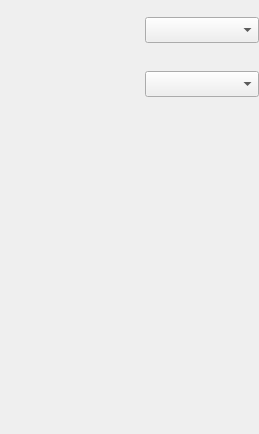
        <widget class="QWidget" name="verifyPage">
         <layout class="QVBoxLayout" name="verticalLayout_10">
          <property name="leftMargin">
           <number>0</number>
          </property>
          <property name="rightMargin">
           <number>0</number>
          </property>
          <item>
           <widget class="QWidget" name="seqWidget_12" native="true">
            <property name="minimumSize">
             <size>
              <width>0</width>
              <height>0</height>
             </size>
            </property>
            <property name="maximumSize">
             <size>
              <width>16777215</width>
              <height>16777215</height>
             </size>
            </property>
            <layout class="QVBoxLayout" name="verticalLayout_9">
             <property name="spacing">
              <number>0</number>
             </property>
             <property name="leftMargin">
              <number>0</number>
             </property>
             <property name="topMargin">
              <number>0</number>
             </property>
             <property name="rightMargin">
              <number>0</number>
             </property>
             <property name="bottomMargin">
              <number>0</number>
             </property>
             <item>
              <widget class="QWidget" name="verify_SelectWgt" native="true">
               <property name="minimumSize">
                <size>
                 <width>0</width>
                 <height>39</height>
                </size>
               </property>
               <property name="maximumSize">
                <size>
                 <width>16777215</width>
                 <height>39</height>
                </size>
               </property>
               <layout class="QHBoxLayout" name="horizontalLayout_21">
                <property name="spacing">
                 <number>15</number>
                </property>
                <property name="leftMargin">
                 <number>0</number>
                </property>
                <property name="topMargin">
                 <number>0</number>
                </property>
                <property name="rightMargin">
                 <number>0</number>
                </property>
                <property name="bottomMargin">
                 <number>0</number>
                </property>
                <item>
                 <widget class="AngKOperationTag" name="verifyPage_verifyTagWgt" native="true">
                  <property name="minimumSize">
                   <size>
                    <width>130</width>
                    <height>39</height>
                   </size>
                  </property>
                  <property name="maximumSize">
                   <size>
                    <width>130</width>
                    <height>39</height>
                   </size>
                  </property>
                 </widget>
                </item>
                <item>
                 <widget class="QComboBox" name="verifyPage_verifyTagComboBox">
                  <property name="minimumSize">
                   <size>
                    <width>114</width>
                    <height>26</height>
                   </size>
                  </property>
                 </widget>
                </item>
               </layout>
              </widget>
             </item>
             <item>
              <widget class="QWidget" name="horizontalWidget_8" native="true">
               <property name="minimumSize">
                <size>
                 <width>0</width>
                 <height>15</height>
                </size>
               </property>
               <property name="maximumSize">
                <size>
                 <width>16777215</width>
                 <height>15</height>
                </size>
               </property>
               <layout class="QHBoxLayout" name="horizontalLayout_22">
                <property name="spacing">
                 <number>15</number>
                </property>
                <property name="leftMargin">
                 <number>0</number>
                </property>
                <property name="topMargin">
                 <number>0</number>
                </property>
                <property name="rightMargin">
                 <number>0</number>
                </property>
                <property name="bottomMargin">
                 <number>0</number>
                </property>
                <item>
                 <widget class="QLabel" name="label_9">
                  <property name="minimumSize">
                   <size>
                    <width>150</width>
                    <height>10</height>
                   </size>
                  </property>
                  <property name="maximumSize">
                   <size>
                    <width>150</width>
                    <height>10</height>
                   </size>
                  </property>
                  <property name="text">
                   <string/>
                  </property>
                  <property name="alignment">
                   <set>Qt::AlignCenter</set>
                  </property>
                 </widget>
                </item>
                <item>
                 <spacer name="horizontalSpacer_9">
                  <property name="orientation">
                   <enum>Qt::Horizontal</enum>
                  </property>
                  <property name="sizeHint" stdset="0">
                   <size>
                    <width>40</width>
                    <height>20</height>
                   </size>
                  </property>
                 </spacer>
                </item>
               </layout>
              </widget>
             </item>
             <item>
              <widget class="QWidget" name="verify_marginVerifySelectWgt" native="true">
               <property name="minimumSize">
                <size>
                 <width>0</width>
                 <height>39</height>
                </size>
               </property>
               <property name="maximumSize">
                <size>
                 <width>16777215</width>
                 <height>39</height>
                </size>
               </property>
               <layout class="QHBoxLayout" name="horizontalLayout_23">
                <property name="spacing">
                 <number>15</number>
                </property>
                <property name="leftMargin">
                 <number>0</number>
                </property>
                <property name="topMargin">
                 <number>0</number>
                </property>
                <property name="rightMargin">
                 <number>0</number>
                </property>
                <property name="bottomMargin">
                 <number>0</number>
                </property>
                <item>
                 <widget class="AngKOperationTag" name="verifyPage_marginVerifyTagWgt" native="true">
                  <property name="minimumSize">
                   <size>
                    <width>130</width>
                    <height>39</height>
                   </size>
                  </property>
                  <property name="maximumSize">
                   <size>
                    <width>130</width>
                    <height>39</height>
                   </size>
                  </property>
                 </widget>
                </item>
                <item>
                 <widget class="QComboBox" name="verifyPage_marginVerifyTagComboBox">
                  <property name="minimumSize">
                   <size>
                    <width>114</width>
                    <height>26</height>
                   </size>
                  </property>
                 </widget>
                </item>
               </layout>
              </widget>
             </item>
            </layout>
           </widget>
          </item>
          <item>
           <spacer name="verticalSpacer_3">
            <property name="orientation">
             <enum>Qt::Vertical</enum>
            </property>
            <property name="sizeHint" stdset="0">
             <size>
              <width>20</width>
              <height>319</height>
             </size>
            </property>
           </spacer>
          </item>
         </layout>
        </widget>
